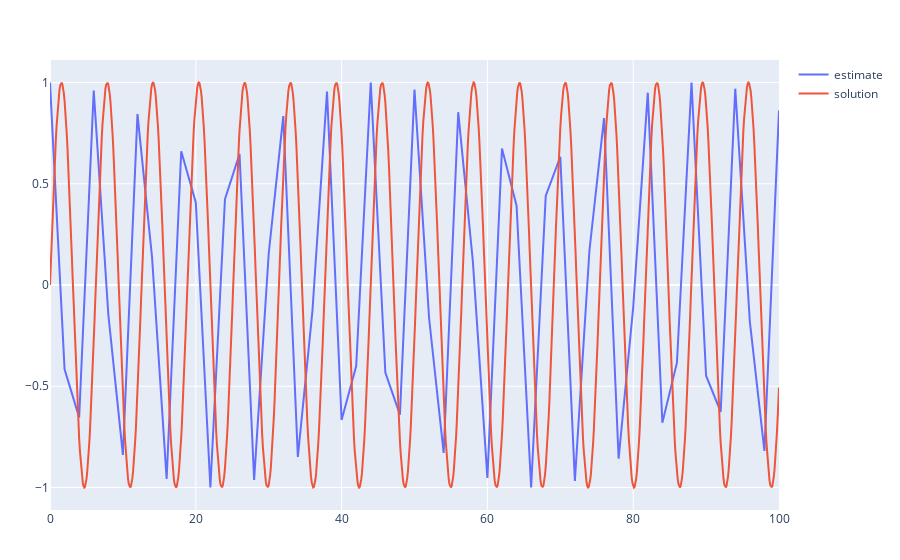

The code cell stored with this chart in its notebook:
### Markdown cell above
Plot of solution and estimate for x versus t

### Code cell
estimate = scatter(x=t, y=x, mode="lines",name="estimate")
solution = scatter(x=real_t, y=x_sol, mode="lines",name="solution")
plot([estimate, solution])

### Figure 1 — Plotly figure (JSON) as saved in the notebook; plotly's stock layout.template omitted (floating-point values rounded to 4 significant figures; data arrays with more than 128 entries replaced by an {"elided": "..."} marker saying what was removed)
{"data": [{"mode": "lines", "name": "estimate", "type": "scatter", "x": [0, 2, 4, 6, 8, 10, 12, 14, 16, 18, 20, 22, 24, 26, 28, 30, 32, 34, 36, 38, 40, 42, 44, 46, 48, 50, 52, 54, 56, 58, 60, 62, 64, 66, 68, 70, 72, 74, 76, 78, 80, 82, 84, 86, 88, 90, 92, 94, 96, 98, 100], "y": [1, -0.4161, -0.6536, 0.9602, -0.1455, -0.8391, 0.8439, 0.1367, -0.9577, 0.6603, 0.4081, -1.0, 0.4242, 0.6469, -0.9626, 0.1543, 0.8342, -0.8486, -0.128, 0.9551, -0.6669, -0.4, 0.9998, -0.4322, -0.6401, 0.965, -0.163, -0.8293, 0.8532, 0.1192, -0.9524, 0.6735, 0.3919, -0.9996, 0.4401, 0.6333, -0.9673, 0.1717, 0.8243, -0.8578, -0.1104, 0.9497, -0.68, -0.3837, 0.9994, -0.4481, -0.6264, 0.9695, -0.1804, -0.8193, 0.8623]}, {"mode": "lines", "name": "solution", "type": "scatter", "x": {"elided": "1001 float values"}, "y": {"elided": "1001 float values"}}], "layout": {"margin": {"b": 50, "l": 50, "r": 50, "t": 60}}}
